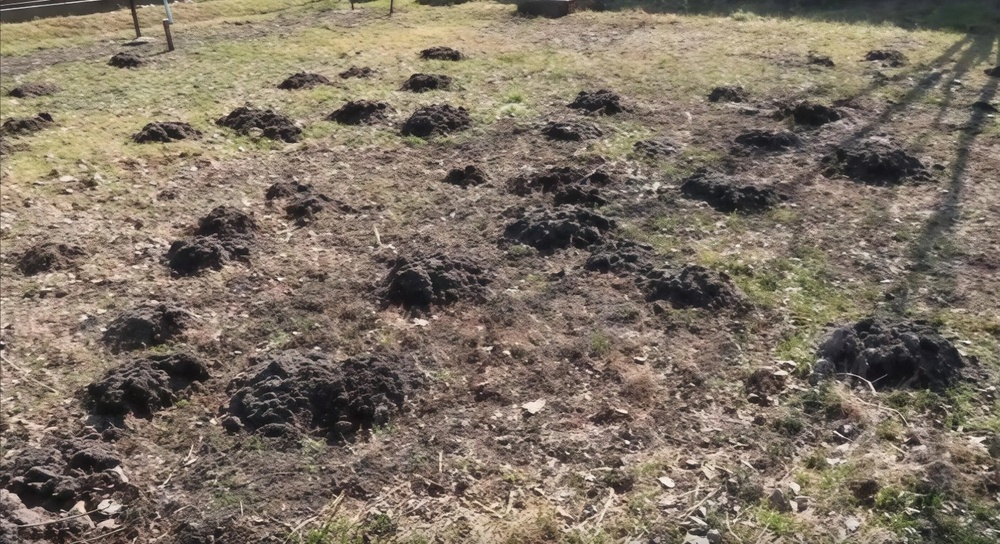
#> input picture field_photo.jpg, 1000 x 544 px, shrunk from 1407 x 765 before the run
$ python detect_burrows.py field_photo.jpg
#> lines starting #> are read from the running program, lines starting #| are printed output that depends on the picture
#!/usr/bin/env python3
# -*- coding: utf-8 -*-

"""
Распознавание нор в полях на основе анализа изображений.
Используется преобразование Хафа для поиска кругов.
"""

import argparse
import cv2
import numpy as np
import sys

def detect_burrows(image_path, output_path=None, min_radius=5, max_radius=30,
                   param1=50, param2=30):
    """
    Детектирует норы как круги на изображении.

    Параметры:
        image_path (str): путь к входному изображению
        output_path (str): путь для сохранения результата (опционально)
        min_radius (int): минимальный радиус норы в пикселях
        max_radius (int): максимальный радиус норы в пикселях
        param1 (int): верхний порог Canny для метода Хафа
        param2 (int): порог аккумулятора для детекции кругов (меньше = больше ложных)

    Возвращает:
        list: список найденных кругов (x, y, радиус)
    """
#> called with image_path = 'field_photo.jpg', min_radius = 5, max_radius = 30, param1 = 50, param2 = 30
    # Загрузка изображения
    img = cv2.imread(image_path)
#> img is the input picture: shape (544, 1000, 3); mean B, G, R 101.4, 115.4, 127.1
    if img is None:
        print(f"Ошибка: не удалось загрузить изображение из {image_path}")
        sys.exit(1)

    # Копия для отрисовки результата
    output_img = img.copy()

    # Переводим в оттенки серого
    gray = cv2.cvtColor(img, cv2.COLOR_BGR2GRAY)
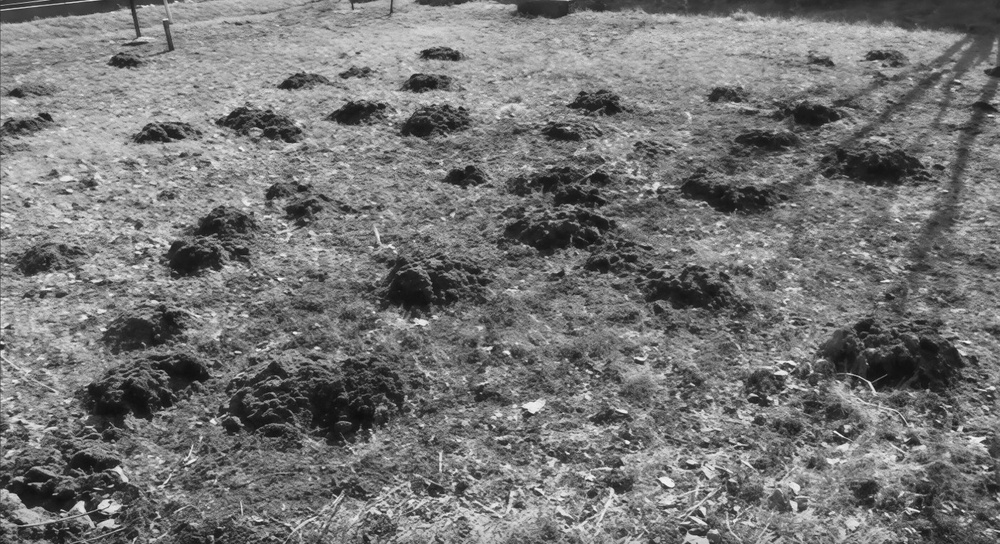
#> gray: shape (544, 1000); min 13, max 249, mean 117.3

    # Применяем размытие для уменьшения шума
    blurred = cv2.medianBlur(gray, 5)
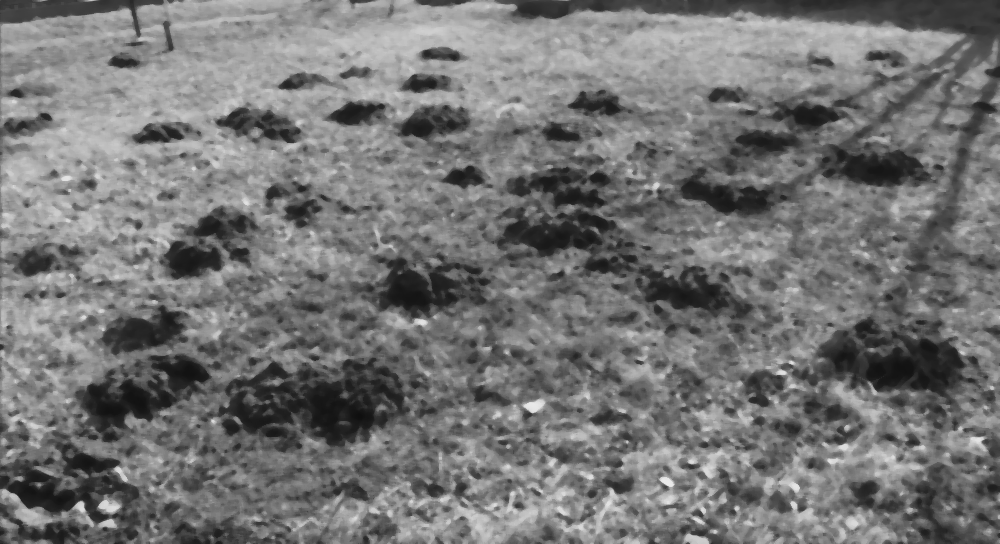
#> blurred: shape (544, 1000); min 15, max 236, mean 116.9

    # Детекция кругов методом Хафа
    circles = cv2.HoughCircles(blurred, cv2.HOUGH_GRADIENT, dp=1.2,
                               minDist=10, param1=param1, param2=param2,
                               minRadius=min_radius, maxRadius=max_radius)
#> circles = 1553 rows, first 8: [437.4, 384.6, 29.24], [497.4, 491.4, 29.24], [922.2, 130.2, 29.24], [528.6, 186.6, 29.24], [760.2, 457.8, 29.24], [252.6, 162.6, 29.24], [403.8, 358.2, 29.24], [413.4, 475.8, 29.24]

    detected_burrows = []
    if circles is not None:
        circles = np.round(circles[0, :]).astype("int")
#> circles = 1553 rows, first 8: [437, 385, 29], [497, 491, 29], [922, 130, 29], [529, 187, 29], [760, 458, 29], [253, 163, 29], [404, 358, 29], [413, 476, 29]
        for (x, y, r) in circles:
            # Рисуем круг и центр
            cv2.circle(output_img, (x, y), r, (0, 255, 0), 2)
            cv2.circle(output_img, (x, y), 2, (0, 0, 255), 3)
            detected_burrows.append((x, y, r))
            print(f"Найдена нора: центр=({x},{y}) радиус={r}")
#> this loop made 1553 passes
#| Найдена нора: центр=(437,385) радиус=29
#| Найдена нора: центр=(497,491) радиус=29
#| Найдена нора: центр=(922,130) радиус=29
#| Найдена нора: центр=(529,187) радиус=29
#| Найдена нора: центр=(760,458) радиус=29
#| Найдена нора: центр=(253,163) радиус=29
#| Найдена нора: центр=(404,358) радиус=29
#| Найдена нора: центр=(413,476) радиус=29
#> (further printed lines are left out)
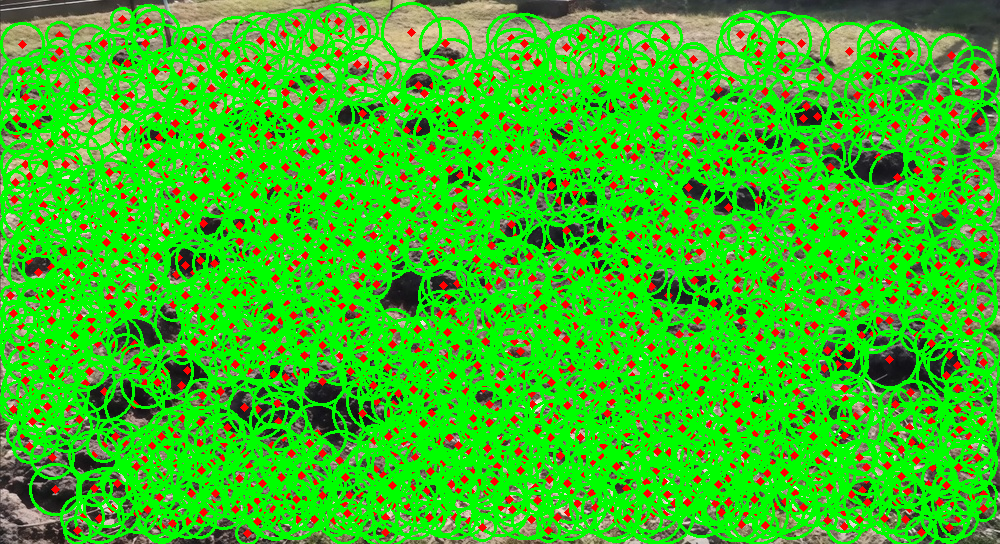
#> output_img: shape (544, 1000, 3); mean B, G, R 30.8, 190.7, 56.8
#> after the loop, detected_burrows = 1553 items, first 6: (437, 385, 29), (497, 491, 29), (922, 130, 29), (529, 187, 29), (760, 458, 29), (253, 163, 29)

    # Сохраняем результат, если указан путь
    if output_path:
        cv2.imwrite(output_path, output_img)
        print(f"Результат сохранён в {output_path}")
    else:
        # Показываем окно с результатом
        cv2.imshow("Обнаруженные норы", output_img)
        cv2.waitKey(0)
        cv2.destroyAllWindows()

    return detected_burrows

def main():
    parser = argparse.ArgumentParser(description="Распознавание нор в полях на изображении")
    parser.add_argument("input", help="Путь к входному изображению")
    parser.add_argument("-o", "--output", help="Путь для сохранения результата (опционально)")
    parser.add_argument("--min-radius", type=int, default=5, help="Минимальный радиус норы (пиксели)")
    parser.add_argument("--max-radius", type=int, default=30, help="Максимальный радиус норы (пиксели)")
    parser.add_argument("--param1", type=int, default=50, help="Верхний порог Canny (обычно 30-100)")
    parser.add_argument("--param2", type=int, default=30, help="Порог аккумулятора (меньше = больше кругов)")

    args = parser.parse_args()

    print(f"Обработка изображения: {args.input}")
    detect_burrows(args.input, args.output, args.min_radius, args.max_radius,
                   args.param1, args.param2)

if __name__ == "__main__":
    main()
